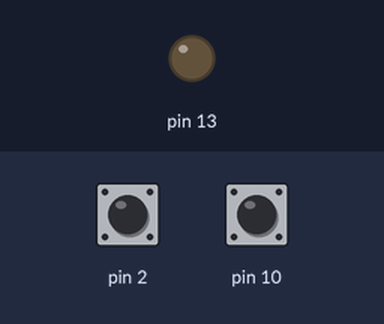
A sketch run on a simulated Arduino Uno, built with avr-gcc and run on an emulated ATmega328P. On the bench: output pins drawn as LEDs (lit = HIGH). Inputs (shaded band) come from the test bench; at power-on: pin 2 HIGH, pin 10 HIGH.

Above: at 1.2 s.
1.3 s: pin 2 pulled LOW for 0.15 s
At 1.7 s:
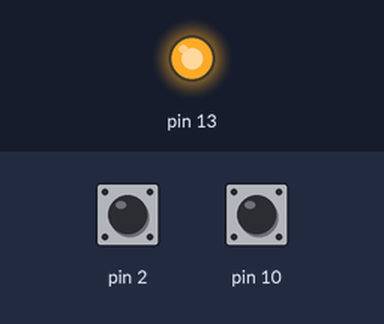
2.9 s: pin 10 pulled LOW for 0.15 s
At 4.1 s:
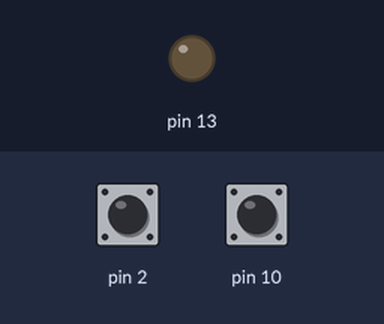
4.5 s: pin 2 pulled LOW for 1 s
At 5.4 s:
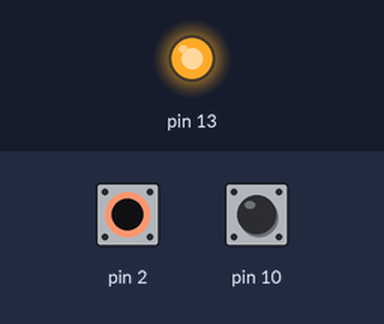
Timing chart, 0 to 7.5 s (numbered marks = the images above; inputs shaded):
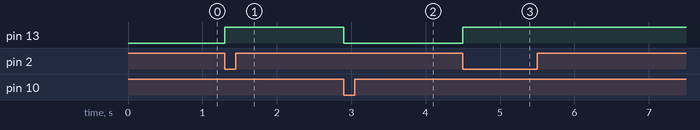

Measured:
- after the input at 1.3 s, pin 13: LOW → HIGH at once
- after the input at 2.9 s, pin 13: HIGH → LOW at once
- after the input at 4.5 s, pin 13: LOW → HIGH at once

The sketch:

Lichschranke_2.ino
```cpp
void setup() {
  DDRB |= (1<<PB5);
  PORTD |= (1<<PD2);
  PORTB |= (1<<PB2);
  Serial.begin(9600);
}
void loop() {
     if((PIND & (1<<PD2)) == 0){
        PORTB |= (1<<PB5);
     }
     else if((PINB & (1<<PB2)) == 0){
        PORTB &= ~(1<<PB5);
     }
}
```
